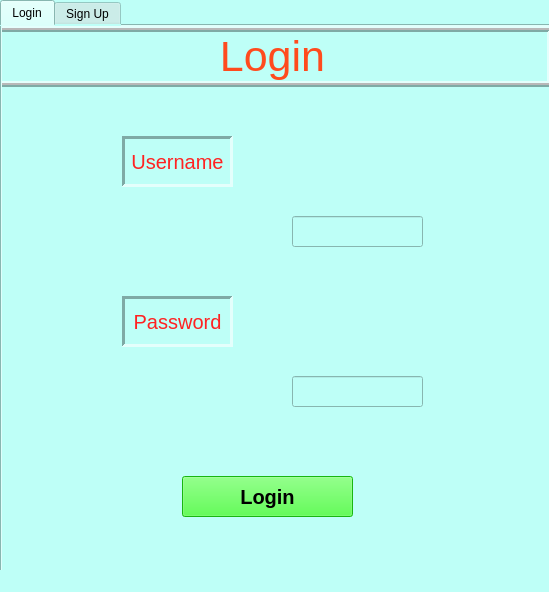
<?xml version="1.0" encoding="UTF-8"?>
<ui version="4.0">
 <class>MainWindow</class>
 <widget class="QMainWindow" name="MainWindow">
  <property name="geometry">
   <rect>
    <x>0</x>
    <y>0</y>
    <width>549</width>
    <height>592</height>
   </rect>
  </property>
  <property name="windowTitle">
   <string>MainWindow</string>
  </property>
  <property name="styleSheet">
   <string notr="true">background-color: rgb(190, 255, 247);</string>
  </property>
  <widget class="QWidget" name="centralwidget">
   <widget class="QTabWidget" name="tabWidget">
    <property name="geometry">
     <rect>
      <x>0</x>
      <y>0</y>
      <width>551</width>
      <height>592</height>
     </rect>
    </property>
    <property name="styleSheet">
     <string notr="true"/>
    </property>
    <property name="currentIndex">
     <number>0</number>
    </property>
    <widget class="QWidget" name="login">
     <attribute name="title">
      <string>Login</string>
     </attribute>
     <widget class="QLabel" name="loginLabel">
      <property name="geometry">
       <rect>
        <x>-10</x>
        <y>0</y>
        <width>561</width>
        <height>61</height>
       </rect>
      </property>
      <property name="font">
       <font>
        <pointsize>32</pointsize>
       </font>
      </property>
      <property name="styleSheet">
       <string notr="true">color:rgb(255, 75, 30)</string>
      </property>
      <property name="frameShape">
       <enum>QFrame::Box</enum>
      </property>
      <property name="frameShadow">
       <enum>QFrame::Raised</enum>
      </property>
      <property name="lineWidth">
       <number>2</number>
      </property>
      <property name="midLineWidth">
       <number>2</number>
      </property>
      <property name="text">
       <string>Login</string>
      </property>
      <property name="textFormat">
       <enum>Qt::PlainText</enum>
      </property>
      <property name="alignment">
       <set>Qt::AlignCenter</set>
      </property>
     </widget>
     <widget class="QLabel" name="label">
      <property name="geometry">
       <rect>
        <x>120</x>
        <y>110</y>
        <width>111</width>
        <height>51</height>
       </rect>
      </property>
      <property name="font">
       <font>
        <pointsize>15</pointsize>
       </font>
      </property>
      <property name="styleSheet">
       <string notr="true">color:rgb(255, 34, 34)</string>
      </property>
      <property name="frameShape">
       <enum>QFrame::Panel</enum>
      </property>
      <property name="frameShadow">
       <enum>QFrame::Sunken</enum>
      </property>
      <property name="lineWidth">
       <number>3</number>
      </property>
      <property name="midLineWidth">
       <number>0</number>
      </property>
      <property name="text">
       <string>Username</string>
      </property>
      <property name="alignment">
       <set>Qt::AlignCenter</set>
      </property>
     </widget>
     <widget class="QLineEdit" name="usernameLineEdit">
      <property name="geometry">
       <rect>
        <x>290</x>
        <y>190</y>
        <width>131</width>
        <height>31</height>
       </rect>
      </property>
     </widget>
     <widget class="QLabel" name="label_2">
      <property name="geometry">
       <rect>
        <x>120</x>
        <y>270</y>
        <width>111</width>
        <height>51</height>
       </rect>
      </property>
      <property name="font">
       <font>
        <pointsize>15</pointsize>
       </font>
      </property>
      <property name="styleSheet">
       <string notr="true">color:rgb(255, 34, 34)</string>
      </property>
      <property name="frameShape">
       <enum>QFrame::Panel</enum>
      </property>
      <property name="frameShadow">
       <enum>QFrame::Sunken</enum>
      </property>
      <property name="lineWidth">
       <number>3</number>
      </property>
      <property name="text">
       <string>Password</string>
      </property>
      <property name="alignment">
       <set>Qt::AlignCenter</set>
      </property>
     </widget>
     <widget class="QLineEdit" name="passwordLineEdit">
      <property name="geometry">
       <rect>
        <x>290</x>
        <y>350</y>
        <width>131</width>
        <height>31</height>
       </rect>
      </property>
     </widget>
     <widget class="QPushButton" name="loginButton">
      <property name="geometry">
       <rect>
        <x>180</x>
        <y>450</y>
        <width>171</width>
        <height>41</height>
       </rect>
      </property>
      <property name="font">
       <font>
        <pointsize>15</pointsize>
        <bold>true</bold>
       </font>
      </property>
      <property name="styleSheet">
       <string notr="true">background-color: rgb(36, 255, 24);</string>
      </property>
      <property name="text">
       <string>Login</string>
      </property>
     </widget>
    </widget>
    <widget class="QWidget" name="signup">
     <attribute name="title">
      <string>Sign Up</string>
     </attribute>
     <widget class="QLabel" name="label_3">
      <property name="geometry">
       <rect>
        <x>-10</x>
        <y>0</y>
        <width>561</width>
        <height>61</height>
       </rect>
      </property>
      <property name="font">
       <font>
        <pointsize>32</pointsize>
       </font>
      </property>
      <property name="styleSheet">
       <string notr="true">color:rgb(255, 75, 30)</string>
      </property>
      <property name="frameShape">
       <enum>QFrame::Box</enum>
      </property>
      <property name="frameShadow">
       <enum>QFrame::Raised</enum>
      </property>
      <property name="lineWidth">
       <number>2</number>
      </property>
      <property name="midLineWidth">
       <number>2</number>
      </property>
      <property name="text">
       <string>Sign Up</string>
      </property>
      <property name="alignment">
       <set>Qt::AlignCenter</set>
      </property>
     </widget>
     <widget class="QLabel" name="label_4">
      <property name="geometry">
       <rect>
        <x>120</x>
        <y>110</y>
        <width>111</width>
        <height>51</height>
       </rect>
      </property>
      <property name="font">
       <font>
        <pointsize>15</pointsize>
       </font>
      </property>
      <property name="styleSheet">
       <string notr="true">color:rgb(255, 34, 34)</string>
      </property>
      <property name="frameShape">
       <enum>QFrame::Panel</enum>
      </property>
      <property name="frameShadow">
       <enum>QFrame::Sunken</enum>
      </property>
      <property name="lineWidth">
       <number>3</number>
      </property>
      <property name="midLineWidth">
       <number>0</number>
      </property>
      <property name="text">
       <string>Username</string>
      </property>
      <property name="alignment">
       <set>Qt::AlignCenter</set>
      </property>
     </widget>
     <widget class="QLabel" name="label_5">
      <property name="geometry">
       <rect>
        <x>120</x>
        <y>270</y>
        <width>111</width>
        <height>51</height>
       </rect>
      </property>
      <property name="font">
       <font>
        <pointsize>15</pointsize>
       </font>
      </property>
      <property name="styleSheet">
       <string notr="true">color:rgb(255, 34, 34)</string>
      </property>
      <property name="frameShape">
       <enum>QFrame::Panel</enum>
      </property>
      <property name="frameShadow">
       <enum>QFrame::Sunken</enum>
      </property>
      <property name="lineWidth">
       <number>3</number>
      </property>
      <property name="text">
       <string>Password</string>
      </property>
      <property name="alignment">
       <set>Qt::AlignCenter</set>
      </property>
     </widget>
     <widget class="QLineEdit" name="sUsernameLineEdit">
      <property name="geometry">
       <rect>
        <x>290</x>
        <y>190</y>
        <width>131</width>
        <height>31</height>
       </rect>
      </property>
     </widget>
     <widget class="QLineEdit" name="sPasswordLineEdit">
      <property name="geometry">
       <rect>
        <x>290</x>
        <y>350</y>
        <width>131</width>
        <height>31</height>
       </rect>
      </property>
     </widget>
     <widget class="QPushButton" name="signupButton">
      <property name="geometry">
       <rect>
        <x>180</x>
        <y>450</y>
        <width>171</width>
        <height>41</height>
       </rect>
      </property>
      <property name="font">
       <font>
        <pointsize>15</pointsize>
        <bold>true</bold>
       </font>
      </property>
      <property name="styleSheet">
       <string notr="true">background-color: rgb(36, 255, 24);</string>
      </property>
      <property name="text">
       <string>Sign Up</string>
      </property>
     </widget>
    </widget>
   </widget>
  </widget>
  <widget class="QMenuBar" name="menubar">
   <property name="geometry">
    <rect>
     <x>0</x>
     <y>0</y>
     <width>549</width>
     <height>22</height>
    </rect>
   </property>
  </widget>
  <widget class="QStatusBar" name="statusbar"/>
 </widget>
 <resources/>
 <connections/>
</ui>
